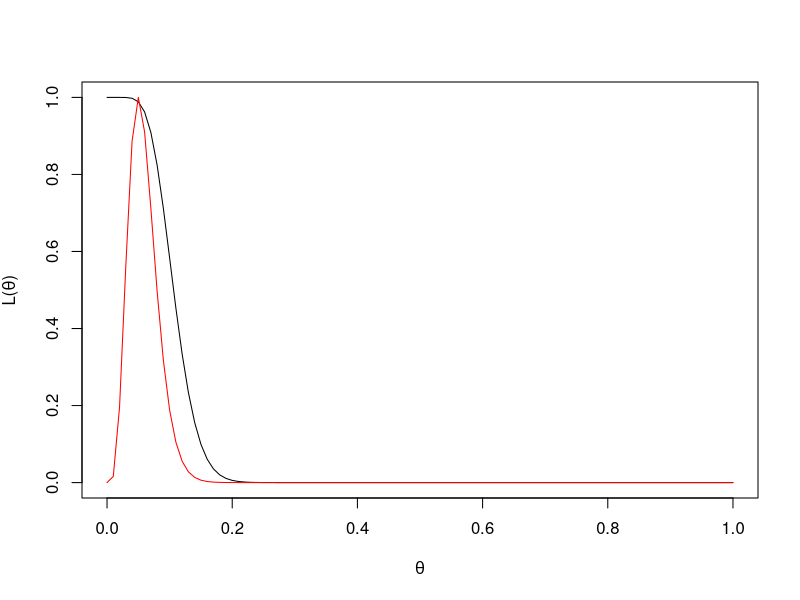

Reproduce this figure in R.
#-------------------------------------------------------------------------------------
# Esempio di definizione della funzione di verosimiglianza per la v.c. binomiale
# (confronto tra la funzione di verosimiglianza nel caso sia noto il numero esatto
#  di successi nel campione vs il caso in cui sia noto solo un limite massimo di
#  successi)
#-------------------------------------------------------------------------------------

#------------------------------------------------------------------------------------
#ESERCIZIO: 
# Si supponga che 100 semi siano stati piantati. Il numero esatto di semi germogliati
# non è noto ma si sa solo che non più di 10 semi sono germogliati.
# 1) Costruire la funzione di verosimiglianza per tale problema assumendo l'indipedenza
# 2) Confrontare tale funzione con quella ottenuta nel caso in cui sia noto che 5 semi
# siano germogliati
#------------------------------------------------------------------------------------

#definisco le variabili dove imposto i valori forniti dalla traccia
numSemiGermogliati <- 5
numSemiSeminati <- 100
maxNumSemiGermogliati <- 10

#definisco un vettore di teta stabilendo una griglia di valori sullo spazio parametrico
teta <- seq(0, 1, by=0.01)

#PUNTO 1
#usando i comandi di R per la funzione di ripartizione di una v.c. binomiale
#calcolo la funzione di verosimiglianza sulla grigia di valori fissati per teta
ordinate1 <- pbinom(maxNumSemiGermogliati, numSemiSeminati, teta)
#normalizzo la funzione di verosimiglianza
ordinate1 <- ordinate1 / max(ordinate1)
#e la rappresento graficamente
plot(teta, ordinate1, type="l",
	xlab=expression(theta),
	ylab=expression(paste("L(",theta,")")))


#PUNTO 2
#usando la funzione di R per la distribuzione di probabilità di una v.c. binomiale
#calcolo la funzione di verosimiglianza sulla grigia di valori fissati per teta
ordinate2 <- dbinom(5, numSemiSeminati, teta)
#normalizzo la funzione di verosimiglianza
ordinate2 <- ordinate2 / max(ordinate2)
#e la rappresento graficamente
lines(teta, ordinate2, col="red")

